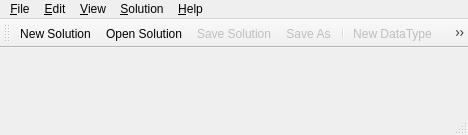
<?xml version="1.0" encoding="UTF-8"?>
<ui version="4.0">
 <class>MainWindow</class>
 <widget class="QMainWindow" name="MainWindow">
  <property name="enabled">
   <bool>true</bool>
  </property>
  <property name="geometry">
   <rect>
    <x>0</x>
    <y>0</y>
    <width>468</width>
    <height>135</height>
   </rect>
  </property>
  <property name="minimumSize">
   <size>
    <width>0</width>
    <height>0</height>
   </size>
  </property>
  <property name="windowTitle">
   <string>MainWindow</string>
  </property>
  <property name="windowIcon">
   <iconset resource="dbm.qrc">
    <normaloff>:/images/actions/images/big/icon.png</normaloff>:/images/actions/images/big/icon.png</iconset>
  </property>
  <property name="documentMode">
   <bool>false</bool>
  </property>
  <property name="dockNestingEnabled">
   <bool>true</bool>
  </property>
  <property name="unifiedTitleAndToolBarOnMac">
   <bool>true</bool>
  </property>
  <widget class="QWidget" name="centralWidget"/>
  <widget class="QMenuBar" name="menuBar">
   <property name="geometry">
    <rect>
     <x>0</x>
     <y>0</y>
     <width>468</width>
     <height>26</height>
    </rect>
   </property>
   <widget class="QMenu" name="menu_File">
    <property name="title">
     <string>&amp;File</string>
    </property>
    <addaction name="action_New"/>
    <addaction name="action_Open"/>
    <addaction name="action_Save"/>
    <addaction name="action_SaveAs"/>
    <addaction name="separator"/>
    <addaction name="action_Close"/>
    <addaction name="separator"/>
    <addaction name="actionQuit"/>
   </widget>
   <widget class="QMenu" name="menu_Solution">
    <property name="title">
     <string>&amp;Solution</string>
    </property>
    <addaction name="action_NewDataType"/>
    <addaction name="action_NewTable"/>
    <addaction name="action_NewDiagram"/>
    <addaction name="action_NewTableInstance"/>
    <addaction name="separator"/>
   </widget>
   <widget class="QMenu" name="menu_Edit">
    <property name="title">
     <string>&amp;Edit</string>
    </property>
    <addaction name="action_Preferences"/>
   </widget>
   <widget class="QMenu" name="menu_Help">
    <property name="title">
     <string>&amp;Help</string>
    </property>
    <addaction name="action_About"/>
   </widget>
   <widget class="QMenu" name="menu_View">
    <property name="title">
     <string>&amp;View</string>
    </property>
    <addaction name="action_ProjectTree"/>
    <addaction name="action_Datatypes_Tree"/>
   </widget>
   <addaction name="menu_File"/>
   <addaction name="menu_Edit"/>
   <addaction name="menu_View"/>
   <addaction name="menu_Solution"/>
   <addaction name="menu_Help"/>
  </widget>
  <widget class="QToolBar" name="mainToolBar">
   <property name="acceptDrops">
    <bool>true</bool>
   </property>
   <property name="movable">
    <bool>true</bool>
   </property>
   <property name="toolButtonStyle">
    <enum>Qt::ToolButtonIconOnly</enum>
   </property>
   <property name="floatable">
    <bool>true</bool>
   </property>
   <attribute name="toolBarArea">
    <enum>TopToolBarArea</enum>
   </attribute>
   <attribute name="toolBarBreak">
    <bool>false</bool>
   </attribute>
   <addaction name="action_New"/>
   <addaction name="action_Open"/>
   <addaction name="action_Save"/>
   <addaction name="action_SaveAs"/>
   <addaction name="separator"/>
   <addaction name="action_NewDataType"/>
   <addaction name="action_NewTable"/>
   <addaction name="action_NewTableInstance"/>
   <addaction name="action_NewDiagram"/>
   <addaction name="separator"/>
   <addaction name="action_Deploy"/>
  </widget>
  <widget class="QStatusBar" name="statusBar"/>
  <action name="action_New">
   <property name="icon">
    <iconset resource="dbm.qrc">
     <normaloff>:/images/actions/images/actions/filenew.png</normaloff>:/images/actions/images/actions/filenew.png</iconset>
   </property>
   <property name="text">
    <string>&amp;New Solution</string>
   </property>
   <property name="shortcut">
    <string>Ctrl+N</string>
   </property>
  </action>
  <action name="action_Save">
   <property name="enabled">
    <bool>false</bool>
   </property>
   <property name="icon">
    <iconset resource="dbm.qrc">
     <normaloff>:/images/actions/images/actions/filesave.png</normaloff>:/images/actions/images/actions/filesave.png</iconset>
   </property>
   <property name="text">
    <string>&amp;Save Solution</string>
   </property>
   <property name="toolTip">
    <string>Save</string>
   </property>
   <property name="shortcut">
    <string>Ctrl+S</string>
   </property>
  </action>
  <action name="action_NewDataType">
   <property name="enabled">
    <bool>false</bool>
   </property>
   <property name="icon">
    <iconset resource="dbm.qrc">
     <normaloff>:/images/actions/images/actions/add.png</normaloff>:/images/actions/images/actions/add.png</iconset>
   </property>
   <property name="text">
    <string>New &amp;Data Type</string>
   </property>
   <property name="iconText">
    <string>New DataType</string>
   </property>
   <property name="toolTip">
    <string>Create a new data type</string>
   </property>
   <property name="shortcut">
    <string>Ctrl+Shift+D</string>
   </property>
  </action>
  <action name="action_NewTable">
   <property name="enabled">
    <bool>false</bool>
   </property>
   <property name="icon">
    <iconset resource="dbm.qrc">
     <normaloff>:/images/actions/images/actions/insert_table.png</normaloff>:/images/actions/images/actions/insert_table.png</iconset>
   </property>
   <property name="text">
    <string>New Table Template</string>
   </property>
   <property name="iconText">
    <string>New &amp;Table</string>
   </property>
   <property name="toolTip">
    <string>Create a New Table Template</string>
   </property>
   <property name="shortcut">
    <string>Ctrl+Shift+T</string>
   </property>
  </action>
  <action name="action_Open">
   <property name="icon">
    <iconset resource="dbm.qrc">
     <normaloff>:/images/actions/images/actions/fileopen.png</normaloff>:/images/actions/images/actions/fileopen.png</iconset>
   </property>
   <property name="text">
    <string>&amp;Open Solution</string>
   </property>
   <property name="shortcut">
    <string>Ctrl+O</string>
   </property>
  </action>
  <action name="action_About">
   <property name="text">
    <string>&amp;About</string>
   </property>
  </action>
  <action name="action_NewProject">
   <property name="icon">
    <iconset resource="dbm.qrc">
     <normaloff>:/images/actions/images/actions/filenew.png</normaloff>:/images/actions/images/actions/filenew.png</iconset>
   </property>
   <property name="text">
    <string>New &amp;Project</string>
   </property>
  </action>
  <action name="action_NewDiagram">
   <property name="enabled">
    <bool>false</bool>
   </property>
   <property name="icon">
    <iconset resource="dbm.qrc">
     <normaloff>:/images/actions/images/actions/new_diagram.png</normaloff>:/images/actions/images/actions/new_diagram.png</iconset>
   </property>
   <property name="text">
    <string>New Diagram</string>
   </property>
   <property name="shortcut">
    <string>Ctrl+Shift+G</string>
   </property>
  </action>
  <action name="action_SaveAs">
   <property name="enabled">
    <bool>false</bool>
   </property>
   <property name="icon">
    <iconset resource="dbm.qrc">
     <normaloff>:/images/actions/images/actions/file_saveas.png</normaloff>:/images/actions/images/actions/file_saveas.png</iconset>
   </property>
   <property name="text">
    <string>Save As</string>
   </property>
   <property name="toolTip">
    <string>Save as...</string>
   </property>
  </action>
  <action name="actionQuit">
   <property name="icon">
    <iconset resource="dbm.qrc">
     <normaloff>:/images/actions/images/actions/application_exit.png</normaloff>:/images/actions/images/actions/application_exit.png</iconset>
   </property>
   <property name="text">
    <string>Quit</string>
   </property>
   <property name="shortcut">
    <string>Alt+X, Ctrl+Q</string>
   </property>
  </action>
  <action name="action_NewTableInstance">
   <property name="enabled">
    <bool>false</bool>
   </property>
   <property name="icon">
    <iconset resource="dbm.qrc">
     <normaloff>:/images/actions/images/actions/tabinstnew.png</normaloff>:/images/actions/images/actions/tabinstnew.png</iconset>
   </property>
   <property name="text">
    <string>New Table Instance</string>
   </property>
  </action>
  <action name="action_Preferences">
   <property name="text">
    <string>Preferences</string>
   </property>
  </action>
  <action name="action_Close">
   <property name="text">
    <string>Close Solution</string>
   </property>
   <property name="toolTip">
    <string>Close Solution</string>
   </property>
  </action>
  <action name="action_Deploy">
   <property name="enabled">
    <bool>false</bool>
   </property>
   <property name="icon">
    <iconset resource="dbm.qrc">
     <normaloff>:/images/actions/images/actions/deploy.png</normaloff>:/images/actions/images/actions/deploy.png</iconset>
   </property>
   <property name="text">
    <string>deploy</string>
   </property>
   <property name="toolTip">
    <string>Deploy the solution</string>
   </property>
   <property name="shortcut">
    <string>F5</string>
   </property>
  </action>
  <action name="action_ProjectTree">
   <property name="checkable">
    <bool>true</bool>
   </property>
   <property name="checked">
    <bool>false</bool>
   </property>
   <property name="enabled">
    <bool>false</bool>
   </property>
   <property name="text">
    <string>&amp;Project Tree</string>
   </property>
   <property name="shortcut">
    <string>Alt+0</string>
   </property>
  </action>
  <action name="action_Datatypes_Tree">
   <property name="checkable">
    <bool>true</bool>
   </property>
   <property name="text">
    <string>&amp;Datatypes Tree</string>
   </property>
   <property name="shortcut">
    <string>Alt+1</string>
   </property>
  </action>
 </widget>
 <layoutdefault spacing="6" margin="11"/>
 <resources>
  <include location="dbm.qrc"/>
 </resources>
 <connections>
  <connection>
   <sender>action_New</sender>
   <signal>activated()</signal>
   <receiver>MainWindow</receiver>
   <slot>onNewSolution()</slot>
   <hints>
    <hint type="sourcelabel">
     <x>-1</x>
     <y>-1</y>
    </hint>
    <hint type="destinationlabel">
     <x>299</x>
     <y>199</y>
    </hint>
   </hints>
  </connection>
  <connection>
   <sender>action_NewDataType</sender>
   <signal>activated()</signal>
   <receiver>MainWindow</receiver>
   <slot>onNewDataType()</slot>
   <hints>
    <hint type="sourcelabel">
     <x>-1</x>
     <y>-1</y>
    </hint>
    <hint type="destinationlabel">
     <x>399</x>
     <y>299</y>
    </hint>
   </hints>
  </connection>
  <connection>
   <sender>action_NewTable</sender>
   <signal>activated()</signal>
   <receiver>MainWindow</receiver>
   <slot>onNewTable()</slot>
   <hints>
    <hint type="sourcelabel">
     <x>-1</x>
     <y>-1</y>
    </hint>
    <hint type="destinationlabel">
     <x>30</x>
     <y>52</y>
    </hint>
   </hints>
  </connection>
  <connection>
   <sender>action_Save</sender>
   <signal>activated()</signal>
   <receiver>MainWindow</receiver>
   <slot>onSaveProject()</slot>
   <hints>
    <hint type="sourcelabel">
     <x>-1</x>
     <y>-1</y>
    </hint>
    <hint type="destinationlabel">
     <x>30</x>
     <y>52</y>
    </hint>
   </hints>
  </connection>
  <connection>
   <sender>action_Open</sender>
   <signal>activated()</signal>
   <receiver>MainWindow</receiver>
   <slot>onOpenProject()</slot>
   <hints>
    <hint type="sourcelabel">
     <x>-1</x>
     <y>-1</y>
    </hint>
    <hint type="destinationlabel">
     <x>169</x>
     <y>54</y>
    </hint>
   </hints>
  </connection>
  <connection>
   <sender>action_About</sender>
   <signal>activated()</signal>
   <receiver>MainWindow</receiver>
   <slot>onAbout()</slot>
   <hints>
    <hint type="sourcelabel">
     <x>-1</x>
     <y>-1</y>
    </hint>
    <hint type="destinationlabel">
     <x>169</x>
     <y>54</y>
    </hint>
   </hints>
  </connection>
  <connection>
   <sender>action_NewDiagram</sender>
   <signal>activated()</signal>
   <receiver>MainWindow</receiver>
   <slot>onNewDiagram()</slot>
   <hints>
    <hint type="sourcelabel">
     <x>-1</x>
     <y>-1</y>
    </hint>
    <hint type="destinationlabel">
     <x>169</x>
     <y>54</y>
    </hint>
   </hints>
  </connection>
  <connection>
   <sender>action_SaveAs</sender>
   <signal>activated()</signal>
   <receiver>MainWindow</receiver>
   <slot>onSaveAs()</slot>
   <hints>
    <hint type="sourcelabel">
     <x>-1</x>
     <y>-1</y>
    </hint>
    <hint type="destinationlabel">
     <x>169</x>
     <y>54</y>
    </hint>
   </hints>
  </connection>
  <connection>
   <sender>actionQuit</sender>
   <signal>activated()</signal>
   <receiver>MainWindow</receiver>
   <slot>close()</slot>
   <hints>
    <hint type="sourcelabel">
     <x>-1</x>
     <y>-1</y>
    </hint>
    <hint type="destinationlabel">
     <x>169</x>
     <y>54</y>
    </hint>
   </hints>
  </connection>
  <connection>
   <sender>action_NewTableInstance</sender>
   <signal>activated()</signal>
   <receiver>MainWindow</receiver>
   <slot>onNewTableInstance()</slot>
   <hints>
    <hint type="sourcelabel">
     <x>-1</x>
     <y>-1</y>
    </hint>
    <hint type="destinationlabel">
     <x>169</x>
     <y>54</y>
    </hint>
   </hints>
  </connection>
  <connection>
   <sender>action_NewTableInstance</sender>
   <signal>hovered()</signal>
   <receiver>MainWindow</receiver>
   <slot>onNewTableInstanceHovered()</slot>
   <hints>
    <hint type="sourcelabel">
     <x>-1</x>
     <y>-1</y>
    </hint>
    <hint type="destinationlabel">
     <x>169</x>
     <y>54</y>
    </hint>
   </hints>
  </connection>
  <connection>
   <sender>action_Preferences</sender>
   <signal>activated()</signal>
   <receiver>MainWindow</receiver>
   <slot>onPreferences()</slot>
   <hints>
    <hint type="sourcelabel">
     <x>-1</x>
     <y>-1</y>
    </hint>
    <hint type="destinationlabel">
     <x>169</x>
     <y>54</y>
    </hint>
   </hints>
  </connection>
  <connection>
   <sender>action_Close</sender>
   <signal>activated()</signal>
   <receiver>MainWindow</receiver>
   <slot>onCloseSolution()</slot>
   <hints>
    <hint type="sourcelabel">
     <x>-1</x>
     <y>-1</y>
    </hint>
    <hint type="destinationlabel">
     <x>169</x>
     <y>54</y>
    </hint>
   </hints>
  </connection>
  <connection>
   <sender>action_Deploy</sender>
   <signal>activated()</signal>
   <receiver>MainWindow</receiver>
   <slot>onDeploy()</slot>
   <hints>
    <hint type="sourcelabel">
     <x>-1</x>
     <y>-1</y>
    </hint>
    <hint type="destinationlabel">
     <x>233</x>
     <y>67</y>
    </hint>
   </hints>
  </connection>
  <connection>
   <sender>action_ProjectTree</sender>
   <signal>activated()</signal>
   <receiver>MainWindow</receiver>
   <slot>onViewProjectTree()</slot>
   <hints>
    <hint type="sourcelabel">
     <x>-1</x>
     <y>-1</y>
    </hint>
    <hint type="destinationlabel">
     <x>233</x>
     <y>67</y>
    </hint>
   </hints>
  </connection>
  <connection>
   <sender>action_Datatypes_Tree</sender>
   <signal>activated()</signal>
   <receiver>MainWindow</receiver>
   <slot>onViewDatatypesTree()</slot>
   <hints>
    <hint type="sourcelabel">
     <x>-1</x>
     <y>-1</y>
    </hint>
    <hint type="destinationlabel">
     <x>233</x>
     <y>67</y>
    </hint>
   </hints>
  </connection>
 </connections>
 <slots>
  <slot>onNewSolution()</slot>
  <slot>onNewDataType()</slot>
  <slot>onNewTable()</slot>
  <slot>onSaveProject()</slot>
  <slot>onOpenProject()</slot>
  <slot>onAbout()</slot>
  <slot>onNewDiagram()</slot>
  <slot>onSaveAs()</slot>
  <slot>onNewTableInstance()</slot>
  <slot>onNewTableInstanceHovered()</slot>
  <slot>onPreferences()</slot>
  <slot>onCloseSolution()</slot>
  <slot>onDeploy()</slot>
  <slot>onViewProjectTree()</slot>
  <slot>onViewDatatypesTree()</slot>
 </slots>
</ui>
